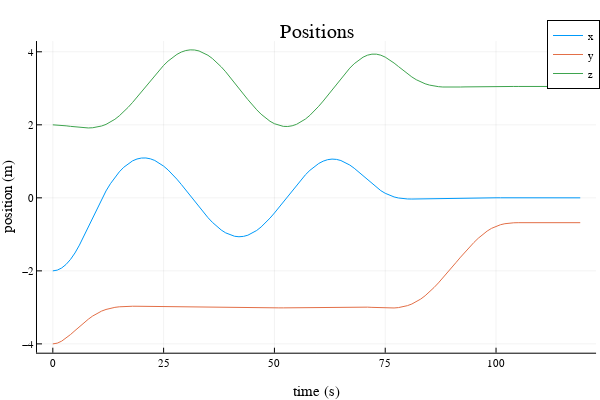
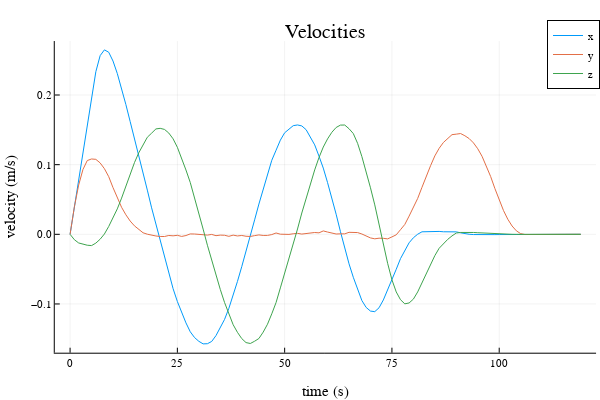

Notebook source saved alongside these figures, in order:
### Markdown cell above
## Part D: Convex MPC (20 pts)

In part C, we solved for the optimal rendezvous trajectory using convex optimization, and verified it by simulating it in an open loop fashion (no feedback). This was made possible because we assumed that our linear dynamics were exact, and that we had a perfect estimate of our state. In reality, there are many issues that would prevent this open loop policy from being successful, here are a few:

- imperfect state estimation 
- unmodeled dynamics 
- misalignments 
- actuator uncertainties 

Together, these factors result in a "sim to real" gap between our simulated model, and the real model. Because there will always be a sim to real gap, we can't just execute open loop policies and expect them to be successful. What we can do, however, is use Model Predictive Control (MPC) that combines some of the ideas of feedback control with convex trajectory optimization. 

A convex MPC controller will set up and solve a convex optimization problem at each time step that incorporates the current state estimate as an initial condition. For a trajectory tracking problem like this rendezvous, we want to track $x_{ref}$, but instead of optimizing over the whole trajectory, we will only consider a sliding window of size $N_{mpc}$ (also called a horizon). If $N_{mpc} = 20$, this means our convex MPC controller is reasoning about the next 20 steps in the trajectory. This optimization problem at every timestep will start by taking the relevant reference trajectory at the current window from the current step $i$, to the end of the window $i + N_{mpc} - 1$. This slice of the reference trajectory that applies to the current MPC window will be called $\tilde{x}_{ref} = x_{ref}[i,(i + N_{mpc} - 1)]$.



$$ \begin{align} \min_{x_{1:N},u_{1:N-1}} \quad & \sum_{i=1}^{N-1} \bigg[ \frac{1}{2} (x_i - \tilde{x}_{ref, i})^TQ({x}_i - \tilde{x}_{ref, i}) + \frac{1}{2} u_i^TRu_i \bigg] + \frac{1}{2}(x_N- \tilde{x}_{ref, N})^TQ_f
({x}_N- \tilde{x}_{ref, N})\\ 
 \text{st} \quad & x_1 = x_{\text{IC}} \\ 
 & x_{i+1} = A x_i + Bu_i \quad \text{for } i = 1,2,\ldots,N-1  \\ 
 & u_{min} \leq u_i \leq u_{max} \quad \text{for } i = 1,2,\ldots,N-1 \\
 & x_i[2] \leq x_{goal} [2]\quad \text{for } i = 1,2,\ldots,N 
 \end{align}$$
 
where $N$ in this case is $N_{mpc}$. This allows for the MPC controller to "think" about the future states in a way that the LQR controller cannot. By updating the reference trajectory window ($\tilde{x}_{ref}$) at each step and updating the initial condition ($x_{IC}$), the MPC controller is able to "react" and compensate for the sim to real gap. 

You will now implement a function `convex_mpc` where you setup and solve this optimization problem at every timestep, and simply return $u_1$ from the solution.

### Code cell
"""
`u = convex_mpc(A,B,X_ref_window,xic,xg,u_min,u_max,N_mpc)`

setup and solve the above optimization problem, returning the 
first control u_1 from the solution (should be a length nu 
Vector{Float64}).  
"""
function convex_mpc(A::Matrix, # discrete dynamics matrix A
                    B::Matrix, # discrete dynamics matrix B
                    X_ref_window::Vector{Vector{Float64}}, # reference trajectory for this window 
                    xic::Vector, # current state x 
                    xg::Vector, # goal state 
                    u_min::Vector, # lower bound on u 
                    u_max::Vector, # upper bound on u 
                    N_mpc::Int64,  # length of MPC window (horizon)
                    )::Vector{Float64} # return the first control command of the solved policy 
    
    # get our sizes for state and control
    nx,nu = size(B)
    
    # check sizes 
    @assert size(A) == (nx, nx)
    @assert length(xic) == nx 
    @assert length(xg) == nx 
    @assert length(X_ref_window) == N_mpc 
        
    # LQR cost
    Q = diagm(ones(nx))
    R = diagm(ones(nu))
    
    # variables we are solving for
    X = cvx.Variable(nx,N_mpc)
    U = cvx.Variable(nu,N_mpc-1)
    
    # TODO: implement cost function
    obj = 0 
    XrefWin = mat_from_vec(X_ref_window)
    for k = 1:(N_mpc-1)
        # add stagewise cost 
        xk = X[:,k]
    
        uk = U[:,k]
        
        xrefk = XrefWin[:,k]
        
        obj += (0.5 * cvx.quadform(xk - xrefk,Q))
        obj += (0.5 * cvx.quadform(uk,R))
    end

    obj += (0.5 * cvx.quadform(X[:,N_mpc] - XrefWin[:,N_mpc],Q))

    # create problem with objective
    prob = cvx.minimize(obj)
    
    # TODO: add constraints with prob.constraints += 
    prob.constraints += (X[:,1] == xic)
    for k = 1:(N_mpc-2)
        # dynamics constraints 
        prob.constraints += (X[:,k+1] == A*X[:,k] + B*U[:,k])
        
        prob.constraints += (U[:,k] <= u_max)
        prob.constraints += (U[:,k] >= u_min)
        
        prob.constraints += (X[2,k] <= xg[2])
    end

    prob.constraints += (X[2,N_mpc] <= xg[2])
    prob.constraints += (X[:,N_mpc] == xg)
    
    # solve problem 
    cvx.solve!(prob, ECOS.Optimizer; silent_solver = true)

    # get X and U solutions 
    X = X.value
    U = U.value
    
    # return first control U 
    return U[:,1]
end
        
@testset "convex mpc" begin 

    # create our discrete time model 
    dt = 1.0
    A,B = create_dynamics(dt)

    # get our sizes for state and control
    nx,nu = size(B)

    # initial and goal states
    x0 = [-2;-4;2;0;0;.0]
    xg = [0,-.68,3.05,0,0,0]

    # bounds on U
    u_max = 0.4*ones(3)
    u_min = -u_max

    # problem size and reference trajectory 
    N = 100 
    t_vec = 0:dt:((N-1)*dt)
    X_ref = [desired_trajectory(x0,xg,N,dt)...,[xg for i = 1:N]...] 
    
    # MPC window size 
    N_mpc = 20 
    
    # sim size and setup 
    N_sim = N + 20 
    t_vec = 0:dt:((N_sim-1)*dt)
    X_sim = [zeros(nx) for i = 1:N_sim]
    X_sim[1] = x0 
    U_sim = [zeros(nu) for i = 1:N_sim-1]
    
    # simulate 
    @showprogress "simulating" for i = 1:N_sim-1
        
        # get state estimate
        xi_estimate = state_estimate(X_sim[i], xg)
        
        # TODO: given a window of N_mpc timesteps, get current reference trajectory
        X_ref_tilde = X_ref[i:i+N_mpc-1]
        
        # TODO: call convex mpc controller with state estimate 
        u_mpc = convex_mpc(A,B,X_ref_tilde,xi_estimate,xg,u_min,u_max, N_mpc)
        
        # commanded control goes into thruster model where it gets modified 
        U_sim[i] = thruster_model(X_sim[i], xg, u_mpc)
        
        # simulate one step 
        X_sim[i+1] = A*X_sim[i] + B*U_sim[i]
    end
    
    

    # -------------plotting/animation---------------------------
    Xm = mat_from_vec(X_sim)
    Um = mat_from_vec(U_sim)
    display(plot(t_vec,Xm[1:3,:]',title = "Positions",
                 xlabel = "time (s)", ylabel = "position (m)",
                 label = ["x" "y" "z"]))
    display(plot(t_vec,Xm[4:6,:]',title = "Velocities",
            xlabel = "time (s)", ylabel = "velocity (m/s)",
                 label = ["x" "y" "z"]))
    display(plot(t_vec[1:end-1],Um',title = "Control",
            xlabel = "time (s)", ylabel = "thrust (N)",
                 label = ["x" "y" "z"]))

    
    display(animate_rendezvous(X_sim, X_ref, dt;show_reference = false))
    # -------------plotting/animation---------------------------

    # tests 
    @test norm(X_sim[end] - xg) < 1e-3 # goal 
    xs=[x[1] for x in X_sim]
    ys=[x[2] for x in X_sim]
    zs=[x[3] for x in X_sim]
    @test maximum(ys) <= (xg[2] + 1e-3)
    @test maximum(zs) >= 4 # check to see if you did the circle 
    @test minimum(zs) <= 2 # check to see if you did the circle 
    @test maximum(xs) >= 1 # check to see if you did the circle 
    @test maximum(norm.(U_sim,Inf)) <= 0.4 + 1e-3 # control constraints satisfied 

end

### Figure 1 — Plotly figure (JSON) as saved in the notebook; plotly's stock layout.template omitted (floating-point values rounded to 4 significant figures)
{"data": [{"colorbar": {"len": 0.8657, "title": "", "x": 0.9934, "y": 0.5087}, "legendgroup": "x", "line": {"color": "rgba(0, 154, 250, 1.000)", "dash": "solid", "shape": "linear", "width": 1}, "mode": "lines", "name": "x", "showlegend": true, "type": "scatter", "x": [0, 1, 2, 3, 4, 5, 6, 7, 8, 9, 10, 11, 12, 13, 14, 15, 16, 17, 18, 19, 20, 21, 22, 23, 24, 25, 26, 27, 28, 29, 30, 31, 32, 33, 34, 35, 36, 37, 38, 39, 40, 41, 42, 43, 44, 45, 46, 47, 48, 49, 50, 51, 52, 53, 54, 55, 56, 57, 58, 59, 60, 61, 62, 63, 64, 65, 66, 67, 68, 69, 70, 71, 72, 73, 74, 75, 76, 77, 78, 79, 80, 81, 82, 83, 84, 85, 86, 87, 88, 89, 90, 91, 92, 93, 94, 95, 96, 97, 98, 99, 100, 101, 102, 103, 104, 105, 106, 107, 108, 109, 110, 111, 112, 113, 114, 115, 116, 117, 118, 119], "xaxis": "x", "y": [-2, -1.98, -1.921, -1.823, -1.685, -1.51, -1.295, -1.05, -0.7897, -0.5265, -0.2714, -0.03158, 0.1889, 0.387, 0.5611, 0.7111, 0.8367, 0.9375, 1.013, 1.064, 1.09, 1.092, 1.069, 1.024, 0.9562, 0.869, 0.7643, 0.6443, 0.5108, 0.3667, 0.2159, 0.0604, -0.09679, -0.2522, -0.4018, -0.5418, -0.6702, -0.7844, -0.8814, -0.9591, -1.016, -1.052, -1.066, -1.056, -1.024, -0.9697, -0.8937, -0.7974, -0.6839, -0.5559, -0.4154, -0.2667, -0.113, 0.04354, 0.1999, 0.3528, 0.4981, 0.6324, 0.7528, 0.8565, 0.9412, 1.004, 1.045, 1.061, 1.053, 1.022, 0.9696, 0.8987, 0.8111, 0.711, 0.6034, 0.4928, 0.3845, 0.2847, 0.1973, 0.1247, 0.06719, 0.02464, -0.004275, -0.02184, -0.0304, -0.0328, -0.03094, -0.02723, -0.02305, -0.01872, -0.0146, -0.01071, -0.007197, -0.003603, 5.803e-05, 0.002884, 0.004333, 0.004745, 0.00461, 0.004158, 0.003564, 0.002948, 0.002383, 0.001905, 0.001521, 0.00122, 0.0009848, 0.0007977, 0.000642, 0.000506, 0.0003838, 0.0002761, 0.0001855, 0.000113, 5.796e-05, 1.833e-05, -8.291e-06, -2.452e-05, -3.285e-05, -3.549e-05, -3.431e-05, -3.08e-05, -2.609e-05, -2.1e-05], "yaxis": "y"}, {"colorbar": {"len": 0.8657, "title": "", "x": 0.9934, "y": 0.5087}, "legendgroup": "y", "line": {"color": "rgba(227, 111, 71, 1.000)", "dash": "solid", "shape": "linear", "width": 1}, "mode": "lines", "name": "y", "showlegend": true, "type": "scatter", "x": [0, 1, 2, 3, 4, 5, 6, 7, 8, 9, 10, 11, 12, 13, 14, 15, 16, 17, 18, 19, 20, 21, 22, 23, 24, 25, 26, 27, 28, 29, 30, 31, 32, 33, 34, 35, 36, 37, 38, 39, 40, 41, 42, 43, 44, 45, 46, 47, 48, 49, 50, 51, 52, 53, 54, 55, 56, 57, 58, 59, 60, 61, 62, 63, 64, 65, 66, 67, 68, 69, 70, 71, 72, 73, 74, 75, 76, 77, 78, 79, 80, 81, 82, 83, 84, 85, 86, 87, 88, 89, 90, 91, 92, 93, 94, 95, 96, 97, 98, 99, 100, 101, 102, 103, 104, 105, 106, 107, 108, 109, 110, 111, 112, 113, 114, 115, 116, 117, 118, 119], "xaxis": "x", "y": [-4, -3.98, -3.925, -3.843, -3.744, -3.636, -3.529, -3.423, -3.325, -3.237, -3.162, -3.102, -3.057, -3.024, -3.0, -2.984, -2.975, -2.97, -2.969, -2.97, -2.971, -2.974, -2.977, -2.98, -2.982, -2.983, -2.986, -2.988, -2.989, -2.988, -2.988, -2.989, -2.99, -2.991, -2.992, -2.993, -2.995, -2.997, -2.999, -3.0, -3.002, -3.005, -3.008, -3.01, -3.011, -3.013, -3.014, -3.015, -3.014, -3.013, -3.013, -3.014, -3.013, -3.012, -3.011, -3.011, -3.009, -3.007, -3.004, -3.001, -2.997, -2.994, -2.993, -2.993, -2.992, -2.99, -2.988, -2.985, -2.983, -2.984, -2.988, -2.994, -3.0, -3.006, -3.012, -3.017, -3.019, -3.016, -3.006, -2.986, -2.953, -2.908, -2.849, -2.773, -2.682, -2.576, -2.458, -2.331, -2.196, -2.055, -1.912, -1.767, -1.624, -1.485, -1.35, -1.223, -1.106, -1.001, -0.9097, -0.8354, -0.778, -0.7365, -0.7086, -0.6918, -0.6833, -0.6803, -0.68, -0.6802, -0.6804, -0.6804, -0.6804, -0.6804, -0.6803, -0.6803, -0.6802, -0.6802, -0.6801, -0.6801, -0.68, -0.68], "yaxis": "y"}, {"colorbar": {"len": 0.8657, "title": "", "x": 0.9934, "y": 0.5087}, "legendgroup": "z", "line": {"color": "rgba(62, 164, 78, 1.000)", "dash": "solid", "shape": "linear", "width": 1}, "mode": "lines", "name": "z", "showlegend": true, "type": "scatter", "x": [0, 1, 2, 3, 4, 5, 6, 7, 8, 9, 10, 11, 12, 13, 14, 15, 16, 17, 18, 19, 20, 21, 22, 23, 24, 25, 26, 27, 28, 29, 30, 31, 32, 33, 34, 35, 36, 37, 38, 39, 40, 41, 42, 43, 44, 45, 46, 47, 48, 49, 50, 51, 52, 53, 54, 55, 56, 57, 58, 59, 60, 61, 62, 63, 64, 65, 66, 67, 68, 69, 70, 71, 72, 73, 74, 75, 76, 77, 78, 79, 80, 81, 82, 83, 84, 85, 86, 87, 88, 89, 90, 91, 92, 93, 94, 95, 96, 97, 98, 99, 100, 101, 102, 103, 104, 105, 106, 107, 108, 109, 110, 111, 112, 113, 114, 115, 116, 117, 118, 119], "xaxis": "x", "y": [2, 1.996, 1.986, 1.973, 1.958, 1.942, 1.927, 1.917, 1.914, 1.92, 1.937, 1.967, 2.011, 2.072, 2.151, 2.246, 2.356, 2.479, 2.613, 2.756, 2.904, 3.056, 3.207, 3.355, 3.496, 3.627, 3.745, 3.846, 3.929, 3.993, 4.034, 4.053, 4.049, 4.022, 3.974, 3.905, 3.816, 3.71, 3.588, 3.453, 3.307, 3.155, 2.999, 2.844, 2.692, 2.547, 2.412, 2.291, 2.185, 2.097, 2.031, 1.984, 1.958, 1.954, 1.973, 2.014, 2.076, 2.159, 2.26, 2.378, 2.509, 2.65, 2.8, 2.955, 3.112, 3.267, 3.415, 3.552, 3.674, 3.774, 3.853, 3.907, 3.935, 3.935, 3.907, 3.854, 3.78, 3.692, 3.595, 3.496, 3.4, 3.312, 3.236, 3.173, 3.124, 3.088, 3.062, 3.046, 3.035, 3.031, 3.03, 3.033, 3.035, 3.038, 3.041, 3.044, 3.046, 3.047, 3.049, 3.049, 3.05, 3.05, 3.051, 3.051, 3.051, 3.051, 3.051, 3.05, 3.05, 3.05, 3.05, 3.05, 3.05, 3.05, 3.05, 3.05, 3.05, 3.05, 3.05, 3.05], "yaxis": "y"}], "layout": {"annotations": [{"font": {"color": "rgba(0, 0, 0, 1.000)", "family": "sans-serif", "size": 20}, "rotation": 0, "showarrow": false, "text": "Positions", "x": 0.5275, "xanchor": "center", "xref": "paper", "y": 1, "yanchor": "top", "yref": "paper"}], "height": 400, "legend": {"bgcolor": "rgba(255, 255, 255, 1.000)", "bordercolor": "rgba(0, 0, 0, 1.000)", "borderwidth": 1, "font": {"color": "rgba(0, 0, 0, 1.000)", "family": "sans-serif", "size": 11}, "title": {"font": {"color": "rgba(0, 0, 0, 1.000)", "family": "sans-serif", "size": 15}, "text": ""}, "tracegroupgap": 0, "traceorder": "normal", "x": 1, "xanchor": "auto", "y": 1, "yanchor": "auto"}, "margin": {"b": 20, "l": 0, "r": 0, "t": 20}, "paper_bgcolor": "rgba(255, 255, 255, 1.000)", "plot_bgcolor": "rgba(255, 255, 255, 1.000)", "showlegend": true, "width": 600, "xaxis": {"anchor": "y", "domain": [0.06165, 0.9934], "gridcolor": "rgba(0, 0, 0, 0.100)", "gridwidth": 0.5, "linecolor": "rgba(0, 0, 0, 1.000)", "mirror": false, "range": [-3.57, 122.6], "showgrid": true, "showline": true, "showticklabels": true, "tickangle": 0, "tickcolor": "rgb(0, 0, 0)", "tickfont": {"color": "rgba(0, 0, 0, 1.000)", "family": "sans-serif", "size": 11}, "tickmode": "array", "ticks": "inside", "ticktext": ["0", "25", "50", "75", "100"], "tickvals": [0, 25, 50, 75, 100], "title": "time (s)", "titlefont": {"color": "rgba(0, 0, 0, 1.000)", "family": "sans-serif", "size": 15}, "type": "-", "visible": true, "zeroline": false, "zerolinecolor": "rgba(0, 0, 0, 1.000)"}, "yaxis": {"anchor": "x", "domain": [0.07581, 0.9415], "gridcolor": "rgba(0, 0, 0, 0.100)", "gridwidth": 0.5, "linecolor": "rgba(0, 0, 0, 1.000)", "mirror": false, "range": [-4.242, 4.294], "showgrid": true, "showline": true, "showticklabels": true, "tickangle": 0, "tickcolor": "rgb(0, 0, 0)", "tickfont": {"color": "rgba(0, 0, 0, 1.000)", "family": "sans-serif", "size": 11}, "tickmode": "array", "ticks": "inside", "ticktext": ["−4", "−2", "0", "2", "4"], "tickvals": [-4, -2, 0, 2, 4], "title": "position (m)", "titlefont": {"color": "rgba(0, 0, 0, 1.000)", "family": "sans-serif", "size": 15}, "type": "-", "visible": true, "zeroline": false, "zerolinecolor": "rgba(0, 0, 0, 1.000)"}}}

### Figure 2 — Plotly figure (JSON) as saved in the notebook; plotly's stock layout.template omitted (floating-point values rounded to 4 significant figures)
{"data": [{"colorbar": {"len": 0.8657, "title": "", "x": 0.9934, "y": 0.5087}, "legendgroup": "x", "line": {"color": "rgba(0, 154, 250, 1.000)", "dash": "solid", "shape": "linear", "width": 1}, "mode": "lines", "name": "x", "showlegend": true, "type": "scatter", "x": [0, 1, 2, 3, 4, 5, 6, 7, 8, 9, 10, 11, 12, 13, 14, 15, 16, 17, 18, 19, 20, 21, 22, 23, 24, 25, 26, 27, 28, 29, 30, 31, 32, 33, 34, 35, 36, 37, 38, 39, 40, 41, 42, 43, 44, 45, 46, 47, 48, 49, 50, 51, 52, 53, 54, 55, 56, 57, 58, 59, 60, 61, 62, 63, 64, 65, 66, 67, 68, 69, 70, 71, 72, 73, 74, 75, 76, 77, 78, 79, 80, 81, 82, 83, 84, 85, 86, 87, 88, 89, 90, 91, 92, 93, 94, 95, 96, 97, 98, 99, 100, 101, 102, 103, 104, 105, 106, 107, 108, 109, 110, 111, 112, 113, 114, 115, 116, 117, 118, 119], "xaxis": "x", "y": [0, 0.0395, 0.07881, 0.1179, 0.1567, 0.1951, 0.2334, 0.2565, 0.2648, 0.2614, 0.2488, 0.2309, 0.21, 0.1863, 0.1619, 0.138, 0.1133, 0.08814, 0.06344, 0.03802, 0.0142, -0.01055, -0.03468, -0.05672, -0.07803, -0.09646, -0.1129, -0.1271, -0.1399, -0.1482, -0.1536, -0.1573, -0.1571, -0.1538, -0.1454, -0.1346, -0.1222, -0.1062, -0.08774, -0.0677, -0.04646, -0.02501, -0.002115, 0.02073, 0.04344, 0.06546, 0.08644, 0.1063, 0.1207, 0.1352, 0.1458, 0.1515, 0.156, 0.157, 0.1556, 0.1502, 0.1403, 0.1284, 0.1123, 0.09509, 0.07426, 0.05241, 0.02886, 0.003871, -0.0207, -0.04233, -0.06169, -0.08009, -0.09512, -0.105, -0.1102, -0.111, -0.1054, -0.09424, -0.08043, -0.06481, -0.05023, -0.03488, -0.02295, -0.01218, -0.004934, 0.0001334, 0.003604, 0.00382, 0.004551, 0.004113, 0.004134, 0.003647, 0.003374, 0.003816, 0.003506, 0.002146, 0.0007505, 7.186e-05, -0.0003451, -0.0005608, -0.0006313, -0.0006064, -0.0005288, -0.000433, -0.0003418, -0.0002657, -0.0002085, -0.0001693, -0.0001446, -0.000129, -0.0001158, -9.971e-05, -8.149e-05, -6.337e-05, -4.677e-05, -3.247e-05, -2.078e-05, -1.169e-05, -4.973e-06, -3.123e-07, 2.671e-06, 4.351e-06, 5.067e-06, 5.115e-06], "yaxis": "y"}, {"colorbar": {"len": 0.8657, "title": "", "x": 0.9934, "y": 0.5087}, "legendgroup": "y", "line": {"color": "rgba(227, 111, 71, 1.000)", "dash": "solid", "shape": "linear", "width": 1}, "mode": "lines", "name": "y", "showlegend": true, "type": "scatter", "x": [0, 1, 2, 3, 4, 5, 6, 7, 8, 9, 10, 11, 12, 13, 14, 15, 16, 17, 18, 19, 20, 21, 22, 23, 24, 25, 26, 27, 28, 29, 30, 31, 32, 33, 34, 35, 36, 37, 38, 39, 40, 41, 42, 43, 44, 45, 46, 47, 48, 49, 50, 51, 52, 53, 54, 55, 56, 57, 58, 59, 60, 61, 62, 63, 64, 65, 66, 67, 68, 69, 70, 71, 72, 73, 74, 75, 76, 77, 78, 79, 80, 81, 82, 83, 84, 85, 86, 87, 88, 89, 90, 91, 92, 93, 94, 95, 96, 97, 98, 99, 100, 101, 102, 103, 104, 105, 106, 107, 108, 109, 110, 111, 112, 113, 114, 115, 116, 117, 118, 119], "xaxis": "x", "y": [0, 0.03965, 0.07073, 0.0931, 0.1059, 0.1082, 0.1076, 0.1025, 0.09424, 0.08281, 0.06706, 0.05183, 0.03877, 0.02804, 0.01909, 0.01213, 0.007059, 0.002213, 0.0001526, -0.001381, -0.002381, -0.00311, -0.00314, -0.00166, -0.002141, -0.001431, -0.003024, -0.001744, 0.000546, 0.000427, -0.000223, -0.001383, -0.00111, -0.0001509, -0.00194, -0.001157, -0.001345, -0.002908, -0.001167, -0.00234, -0.001636, -0.00278, -0.00306, -0.001865, -0.0008495, -0.00161, -0.001579, -0.0003892, 0.0019, 0.0001776, -0.0003717, -0.0001444, 0.0007762, 0.001406, 0.0003677, 0.0009744, 0.002221, 0.002604, 0.002138, 0.004868, 0.003286, 0.001569, 0.0004477, 0.0006591, 0.0006431, 0.00288, 0.00294, 0.002519, 0.000439, -0.0024, -0.005161, -0.006475, -0.005559, -0.00577, -0.00654, -0.003734, -0.0007075, 0.006668, 0.01416, 0.02611, 0.03861, 0.05153, 0.06749, 0.08371, 0.09851, 0.1126, 0.1235, 0.1319, 0.1382, 0.1431, 0.1438, 0.1447, 0.1415, 0.1374, 0.1313, 0.1228, 0.112, 0.09864, 0.08302, 0.06565, 0.04899, 0.03411, 0.02166, 0.01193, 0.005029, 0.0009582, -0.0003022, -0.0001792, -8.702e-05, -2.179e-05, 2.12e-05, 4.666e-05, 5.897e-05, 6.196e-05, 5.876e-05, 5.188e-05, 4.319e-05, 3.401e-05, 2.525e-05, 1.744e-05], "yaxis": "y"}, {"colorbar": {"len": 0.8657, "title": "", "x": 0.9934, "y": 0.5087}, "legendgroup": "z", "line": {"color": "rgba(62, 164, 78, 1.000)", "dash": "solid", "shape": "linear", "width": 1}, "mode": "lines", "name": "z", "showlegend": true, "type": "scatter", "x": [0, 1, 2, 3, 4, 5, 6, 7, 8, 9, 10, 11, 12, 13, 14, 15, 16, 17, 18, 19, 20, 21, 22, 23, 24, 25, 26, 27, 28, 29, 30, 31, 32, 33, 34, 35, 36, 37, 38, 39, 40, 41, 42, 43, 44, 45, 46, 47, 48, 49, 50, 51, 52, 53, 54, 55, 56, 57, 58, 59, 60, 61, 62, 63, 64, 65, 66, 67, 68, 69, 70, 71, 72, 73, 74, 75, 76, 77, 78, 79, 80, 81, 82, 83, 84, 85, 86, 87, 88, 89, 90, 91, 92, 93, 94, 95, 96, 97, 98, 99, 100, 101, 102, 103, 104, 105, 106, 107, 108, 109, 110, 111, 112, 113, 114, 115, 116, 117, 118, 119], "xaxis": "x", "y": [0, -0.007755, -0.01239, -0.01452, -0.01566, -0.01619, -0.01265, -0.007062, 0.0004722, 0.01125, 0.02349, 0.03648, 0.05198, 0.06964, 0.08769, 0.103, 0.117, 0.1289, 0.1394, 0.1452, 0.1513, 0.1521, 0.1506, 0.1454, 0.1371, 0.125, 0.1096, 0.09237, 0.07451, 0.05323, 0.02963, 0.00752, -0.0157, -0.03743, -0.05918, -0.07909, -0.09796, -0.1145, -0.1298, -0.1407, -0.1497, -0.1554, -0.1568, -0.1535, -0.1496, -0.1404, -0.1291, -0.1142, -0.09794, -0.0769, -0.05642, -0.03702, -0.01516, 0.007678, 0.03059, 0.05153, 0.07228, 0.0925, 0.1102, 0.1253, 0.137, 0.1465, 0.1534, 0.1568, 0.1569, 0.1516, 0.1447, 0.1306, 0.1116, 0.08988, 0.0668, 0.04226, 0.01393, -0.01407, -0.04165, -0.06524, -0.0827, -0.09392, -0.09978, -0.09859, -0.09304, -0.08271, -0.07003, -0.05491, -0.04267, -0.03061, -0.02007, -0.01327, -0.007247, -0.002262, 0.001856, 0.00267, 0.002912, 0.002887, 0.002642, 0.002276, 0.001864, 0.001454, 0.001079, 0.0007559, 0.0004909, 0.0002841, 0.0001305, 2.281e-05, -4.722e-05, -8.782e-05, -0.0001066, -0.00011, -0.0001034, -9.098e-05, -7.59e-05, -6.031e-05, -4.564e-05, -3.272e-05, -2.193e-05, -1.336e-05, -6.863e-06, -2.204e-06, 9.242e-07, 2.84e-06], "yaxis": "y"}], "layout": {"annotations": [{"font": {"color": "rgba(0, 0, 0, 1.000)", "family": "sans-serif", "size": 20}, "rotation": 0, "showarrow": false, "text": "Velocities", "x": 0.5424, "xanchor": "center", "xref": "paper", "y": 1, "yanchor": "top", "yref": "paper"}], "height": 400, "legend": {"bgcolor": "rgba(255, 255, 255, 1.000)", "bordercolor": "rgba(0, 0, 0, 1.000)", "borderwidth": 1, "font": {"color": "rgba(0, 0, 0, 1.000)", "family": "sans-serif", "size": 11}, "title": {"font": {"color": "rgba(0, 0, 0, 1.000)", "family": "sans-serif", "size": 15}, "text": ""}, "tracegroupgap": 0, "traceorder": "normal", "x": 1, "xanchor": "auto", "y": 1, "yanchor": "auto"}, "margin": {"b": 20, "l": 0, "r": 0, "t": 20}, "paper_bgcolor": "rgba(255, 255, 255, 1.000)", "plot_bgcolor": "rgba(255, 255, 255, 1.000)", "showlegend": true, "width": 600, "xaxis": {"anchor": "y", "domain": [0.09128, 0.9934], "gridcolor": "rgba(0, 0, 0, 0.100)", "gridwidth": 0.5, "linecolor": "rgba(0, 0, 0, 1.000)", "mirror": false, "range": [-3.57, 122.6], "showgrid": true, "showline": true, "showticklabels": true, "tickangle": 0, "tickcolor": "rgb(0, 0, 0)", "tickfont": {"color": "rgba(0, 0, 0, 1.000)", "family": "sans-serif", "size": 11}, "tickmode": "array", "ticks": "inside", "ticktext": ["0", "25", "50", "75", "100"], "tickvals": [0, 25, 50, 75, 100], "title": "time (s)", "titlefont": {"color": "rgba(0, 0, 0, 1.000)", "family": "sans-serif", "size": 15}, "type": "-", "visible": true, "zeroline": false, "zerolinecolor": "rgba(0, 0, 0, 1.000)"}, "yaxis": {"anchor": "x", "domain": [0.07581, 0.9415], "gridcolor": "rgba(0, 0, 0, 0.100)", "gridwidth": 0.5, "linecolor": "rgba(0, 0, 0, 1.000)", "mirror": false, "range": [-0.17, 0.2775], "showgrid": true, "showline": true, "showticklabels": true, "tickangle": 0, "tickcolor": "rgb(0, 0, 0)", "tickfont": {"color": "rgba(0, 0, 0, 1.000)", "family": "sans-serif", "size": 11}, "tickmode": "array", "ticks": "inside", "ticktext": ["−0.1", "0.0", "0.1", "0.2"], "tickvals": [-0.1, 0, 0.1, 0.2], "title": "velocity (m/s)", "titlefont": {"color": "rgba(0, 0, 0, 1.000)", "family": "sans-serif", "size": 15}, "type": "-", "visible": true, "zeroline": false, "zerolinecolor": "rgba(0, 0, 0, 1.000)"}}}
